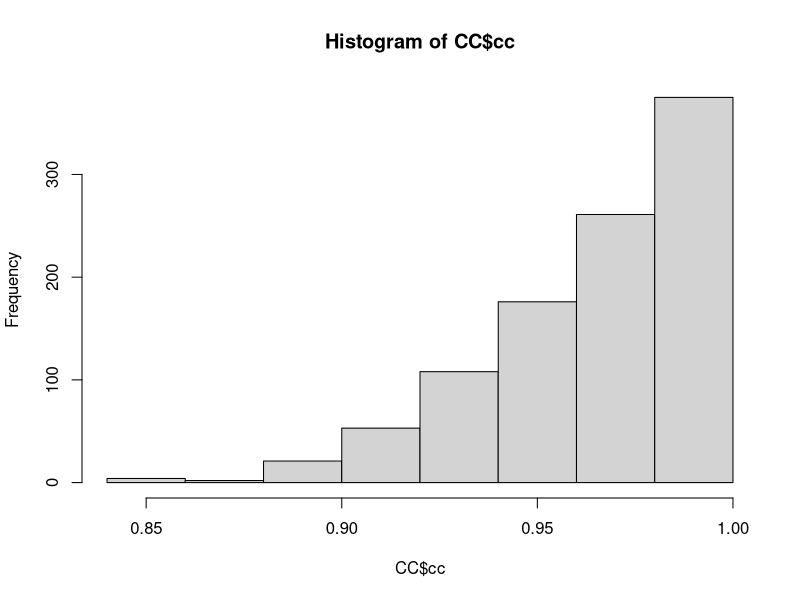

The R script that drew this image:
# Script to find residuals from deterministic 
# counterpart and sum them
#### SETUP ####
#Set to results and whichever model you are working on
wd <- "../Results"
setwd(wd)

library(dplyr)
library(magrittr)

# Reads data from the Result Files folder and adds a z component to 
# count through things
RawData <- read.csv(file="C1_OR_SRG_10x_SxOFF200.csv")
DetData <- read.csv(file="C1_OR_SRG_10x_SxOFF200_Det.csv")

# Correlate each stochastic run and then take the average of those
# correlation coefficients

# First add trial numbers in
zt <- list()
for (i in 1:1000) {
  zt <- c(zt,rep.int(i,201))
}
RawData$Trial <- zt
RawData %>% group_by(Trial) %>% top_n(1, Z.ParticleNumber)

# For each trial number store the coefficient in a data frame
CC <- data.frame()
for (i in 1:1000) {
  t <- subset(RawData,RawData$Trial==i)
  c <- cor(t$Z.ParticleNumber, DetData$Z.ParticleNumber)
  CC <- rbind(CC, c)
}
names(CC) <- 'cc'
mean(CC$cc)
sd(CC$cc)
hist(CC$cc)


